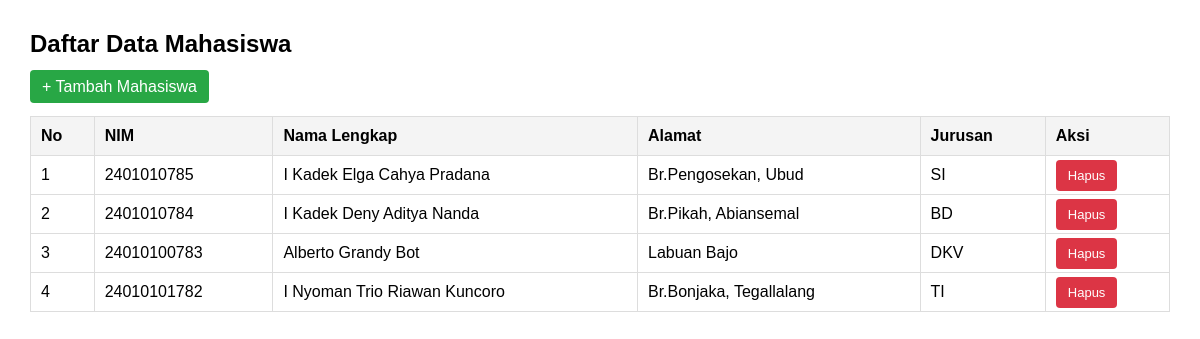
The page / on the database its author committed.
### tables this page shows
CREATE TABLE `tbl_mahasiswa` (
  `id` int(5) NOT NULL,
  `nim` varchar(12) NOT NULL,
  `nama_lengkap` varchar(50) NOT NULL,
  `Alamat` varchar(50) NOT NULL,
  `Jurusan` varchar(15) NOT NULL
);

### index.php (the view, shortened to what this page needs)
<?php
include 'koneksi.php';
$query = "SELECT * FROM tbl_mahasiswa ORDER BY id DESC";
$result = mysqli_query($koneksi, $query);
?>
<!DOCTYPE html>
<html lang="id">
<head>
</head>
<body>
    <h2>Daftar Data Mahasiswa</h2>
    <a href="tambah.php" class="btn btn-tambah">+ Tambah Mahasiswa</a>
    <table>
        <thead>
            <tr>
                <th>No</th>
                <th>NIM</th>
                <th>Nama Lengkap</th>
                <th>Alamat</th>
                <th>Jurusan</th>
                <th>Aksi</th>
            </tr>
        </thead>
        <tbody>
            <?php
            $no = 1;
            if (mysqli_num_rows($result) > 0) {
                while($row = mysqli_fetch_assoc($result)) {
                    echo "<tr>";
                    echo "<td>" . $no++ . "</td>";
                    echo "<td>" . htmlspecialchars($row['nim']) . "</td>";
                    echo "<td>" . htmlspecialchars($row['nama_lengkap']) . "</td>";
                    echo "<td>" . htmlspecialchars($row['Alamat']) . "</td>";
                    echo "<td>" . htmlspecialchars($row['Jurusan']) . "</td>";
                    echo "<td><a href='hapus.php?id=" . $row['id'] . "' class='btn btn-hapus' onclick='return confirm(\"Yakin ingin menghapus data ini?\")'>Hapus</a></td>";
                    echo "</tr>";
                }
            } else {
                echo "<tr><td colspan='6' style='text-align:center;'>Belum ada data mahasiswa.</td></tr>";
            }
            ?>
        </tbody>
    </table>
</body>
</html>

### index.php (style rules this page uses)
body { font-family: Arial, sans-serif; margin: 30px; }
table { width: 100%; border-collapse: collapse; margin-top: 20px; }
th, td { border: 1px solid #ddd; padding: 10px; text-align: left; }
th { background-color: #f4f4f4; }
.btn { padding: 8px 12px; text-decoration: none; border-radius: 4px; color: white; }
.btn-tambah { background-color: #28a745; }
.btn-hapus { background-color: #dc3545; font-size: 13px; }

### rows shown on the page
tbl_mahasiswa: nim "2401010785", nama_lengkap "I Kadek Elga Cahya Pradana", Alamat "Br.Pengosekan, Ubud", Jurusan "SI"
tbl_mahasiswa: nim "2401010784", nama_lengkap "I Kadek Deny Aditya Nanda", Alamat "Br.Pikah, Abiansemal", Jurusan "BD"
tbl_mahasiswa: nim "24010100783", nama_lengkap "Alberto Grandy Bot", Alamat "Labuan Bajo", Jurusan "DKV"
tbl_mahasiswa: nim "24010101782", nama_lengkap "I Nyoman Trio Riawan Kuncoro", Alamat "Br.Bonjaka, Tegallalang", Jurusan "TI"
